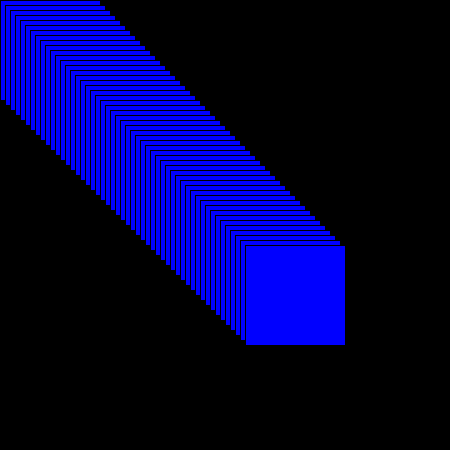
Frame 1 (no input)
Frame 60 (the mouse pressed at the canvas centre just before this capture): identical to frame 1, image omitted
Frame 120 (the mouse held since frame 60 and released just before this capture): identical to frame 1, image omitted

The Processing sketch that drew this single still picture (run headless with seeded random() and noise(); from frame 60 on, the mouse is pressed at the canvas centre):

// Processing sketch: b_loops
// ── b_loops.pde
//LOOPS
int numOfRect = 50;

void setup()
{
  size(450,450);
}

void draw()
{
  background(0,0,0);
  stroke(0,0,0);
  
  for(int i=0; i<numOfRect; i++)
  {
    fill(0,0,255);
    
    rect(i*5,i*5,100,100);
  }
  
}

void keyPressed()
{
  
  
  if(keyCode == 37)
  {
    numOfRect = numOfRect -1;
  }
  else if(keyCode == 39)
  {
    numOfRect = numOfRect +1;
  }
}
